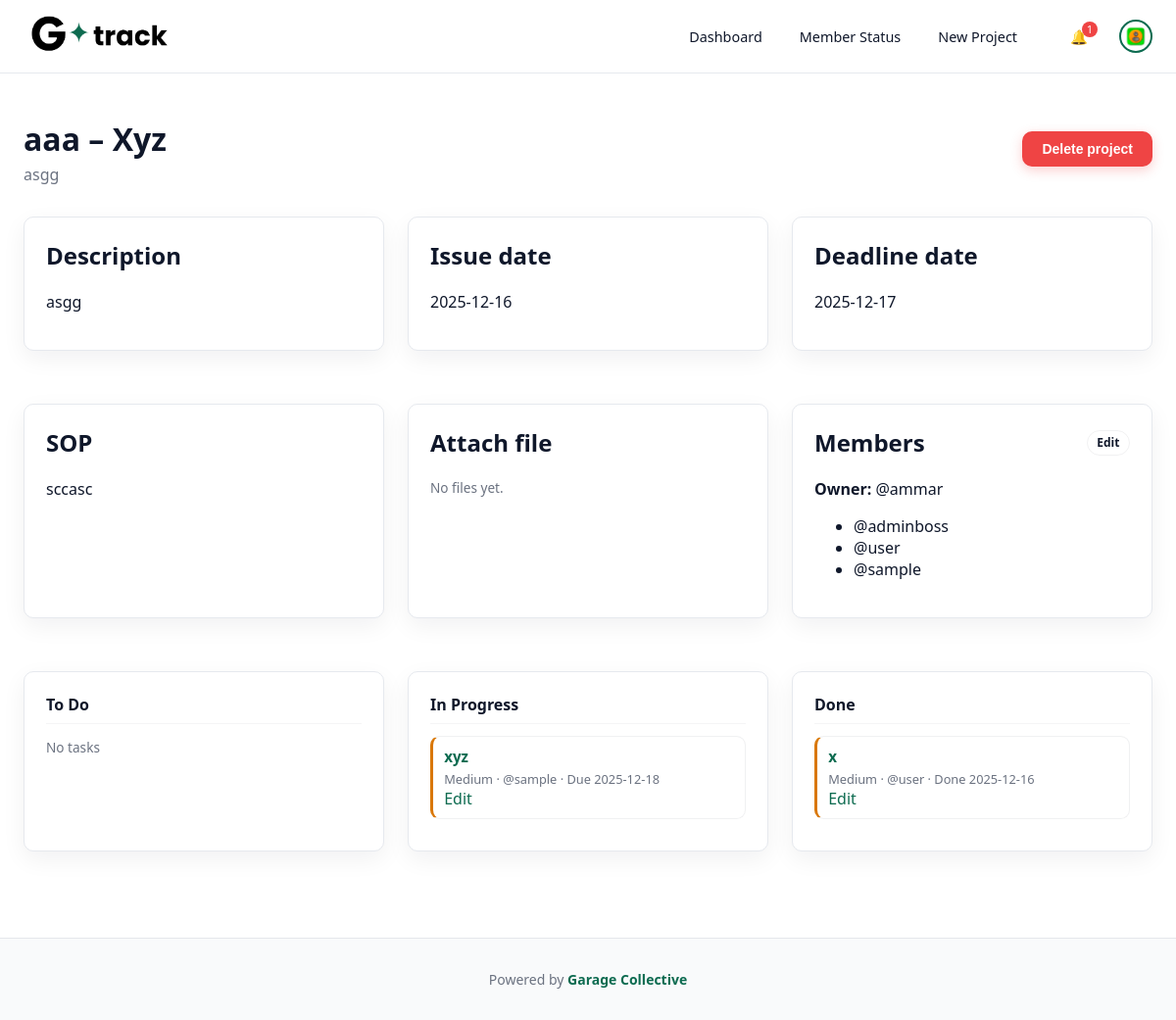
The app's page /projects/18/ (signed in) with its own data.
### board/models.py (models this page shows, shortened)
class Project(models.Model):
    name = models.CharField(max_length=100)
    key = models.CharField(
        max_length=10,
        unique=True,                      # keep this if you want each key only once
        help_text="Short code, e.g. CRM",
    )
    description = models.TextField(blank=True)
    owner = models.ForeignKey(
        User,
        related_name="owned_projects",
        on_delete=models.CASCADE,
    )
    issue_date = models.DateField(null=True, blank=True)
    deadline_date = models.DateField(null=True, blank=True)
    sop = models.TextField(
        blank=True,
        help_text="Step-by-step SOP for this project.",
    )
    reference_url = models.URLField(
        blank=True,
        null=True,
        help_text="Optional: link to docs / design / folder for this project.",
    )
    members = models.ManyToManyField(
        User,
        related_name="projects",
        blank=True,
        help_text="Team members who can see this project.",
    )
    department = models.CharField(
        max_length=50,
        choices=Profile.DEPARTMENT_CHOICES,
        blank=True,
        null=True,
        help_text="Department this project belongs to",
    )
    created_at = models.DateTimeField(auto_now_add=True)
    class Meta:
        ordering = ["name"]

class Issue(models.Model):
    STATUS_CHOICES = [
        ("TODO", "To Do"),
        ("IN_PROGRESS", "In Progress"),
        ("DONE", "Done"),
    ]
    PRIORITY_CHOICES = [
        ("LOW", "Low"),
        ("MEDIUM", "Medium"),
        ("HIGH", "High"),
        ("CRITICAL", "Critical"),
    ]
    project = models.ForeignKey(Project, related_name="issues", on_delete=models.CASCADE)
    title = models.CharField(max_length=200)
    description = models.TextField(blank=True)
    status = models.CharField(max_length=20, choices=STATUS_CHOICES, default="TODO")
    priority = models.CharField(max_length=20, choices=PRIORITY_CHOICES, default="MEDIUM")
    assignee = models.ForeignKey(User, null=True, blank=True, on_delete=models.SET_NULL)
    members = models.ManyToManyField(
        User,
        related_name="issue_memberships",
        blank=True,
    )
    due_date = models.DateField(null=True, blank=True)
    show_on_board = models.BooleanField(
        default=True,
        help_text="If false the issue is hidden from the project's kanban columns but still visible in My Tasks and issue detail."
    )
    created_at = models.DateTimeField(auto_now_add=True)
    updated_at = models.DateTimeField(auto_now=True)
    class Meta:
        ordering = ["-created_at"]
    def is_overdue(self):
        if not self.due_date:
            return False
        if self.status == "DONE":
            return False
        today = timezone.localdate()
        return self.due_date < today

### board/views.py (the view, shortened to what this page needs)
# urls.py: path("projects/<int:pk>/", ProjectBoardView.as_view(), name="project_board"),
class ProjectBoardView(LoginRequiredMixin, DetailView):
    model = Project
    template_name = "board/project_board.html"
    context_object_name = "project"
    def get_queryset(self):
        user = self.request.user
        profile = getattr(user, "profile", None)
        if profile and profile.role == "BOSS":
            return Project.objects.all()
        return Project.objects.filter(
            Q(owner=user) | Q(members=user)
        ).distinct()
    def get_context_data(self, **kwargs):
        ctx = super().get_context_data(**kwargs)
        project = self.object
        ctx["todo"] = project.issues.filter(status="TODO", show_on_board=True)
        ctx["in_progress"] = project.issues.filter(status="IN_PROGRESS", show_on_board=True)
        ctx["done"] = project.issues.filter(status="DONE", show_on_board=True)
        ctx["issue_form"] = IssueForm()
        ctx["project_attachment_form"] = ProjectAttachmentForm()
        return ctx

### board/context_processors.py (called while the page is built)
def user_issue_counts(request):
    if not request.user.is_authenticated:
        return {}
    today = timezone.localdate()
    overdue = Issue.objects.filter(
        assignee=request.user,
        due_date__lt=today
    ).exclude(status="DONE").count()
    open_issues = Issue.objects.filter(
        assignee=request.user
    ).exclude(status="DONE").count()
    return {
        "nav_overdue_count": overdue,
        "nav_open_issue_count": open_issues,
    }

def notifications_context(request):
    if request.user.is_authenticated:
        count = Notification.objects.filter(
            user=request.user,
            is_read=False
        ).count()
    else:
        count = 0
    return {"unread_notifications_count": count}

### board/templates/board/project_board.html (shortened to what this page needs)
{% extends "base.html" %}
{% block content %}
<div class="project-header" style="display:flex;justify-content:space-between;align-items:center;gap:1rem;margin-bottom:1rem;">
  <div>
    <h1 class="page-title">{{ project.key }} – {{ project.name }}</h1>
    <p class="page-subtitle">{{ project.description }}</p>
  </div>
  {% if user.is_authenticated and user.profile.role == "BOSS" or user.is_authenticated and user.profile.role == "LEAD" %}
    <form method="post"
          action="{% url 'project_delete' project.pk %}"
          onsubmit="return confirm('Delete the project {{ project.name }} and all its issues?');">
      <button type="submit" class="btn-danger">Delete project</button>
    </form>
  {% endif %}
</div>
<div class="grid-3 card-grid-top">
  <div class="card">
    <h2>Description</h2>
    <p>{{ project.description|default:"No description yet." }}</p>
  </div>
  <div class="card">
    <h2>Issue date</h2>
    <p>{{ project.issue_date|date:"Y-m-d"|default:"—" }}</p>
  </div>
  <div class="card">
    <h2>Deadline date</h2>
    <p>{{ project.deadline_date|date:"Y-m-d"|default:"—" }}</p>
  </div>
</div>
<div class="grid-3 card-grid-mid">
  <div class="card">
    <h2>SOP</h2>
    {% if project.sop %}
      <p>{{ project.sop|linebreaks }}</p>
    {% else %}
      <p class="empty">No SOP defined yet.</p>
    {% endif %}
  </div>
  <div class="card">
    <h2>Attach file</h2>
    {% if project.attachments.all %}
      <ul>
        {% for att in project.attachments.all %}
          <li>
            <a href="{{ att.file.url }}" target="_blank">{{ att.filename }}</a>
            <span style="font-size:0.8rem;color:#9ca3af;">
              ({{ att.uploaded_by.username }}, {{ att.uploaded_at|date:"Y-m-d H:i" }})
            </span>
          </li>
        {% empty %}
          <li class="empty">No files yet.</li>
        {% endfor %}
      </ul>
    {% else %}
      <p class="empty">No files yet.</p>
    {% endif %}
  </div>
  <div class="card">
    <h2 style="display:flex;justify-content:space-between;align-items:center;">
      Members
      {% if user.profile.role == "BOSS" or user.profile.role == "LEAD" %}
        <a href="{% url 'project_edit_members' project.pk %}"
          class="btn-chip">
          Edit
        </a>
      {% endif %}
    </h2>
    <p><strong>Owner:</strong> @{{ project.owner.username }}</p>
    {% if project.members.all %}
      <ul>
        {% for m in project.members.all %}
          <li>@{{ m.username }}</li>
        {% endfor %}
      </ul>
    {% else %}
      <p class="empty">No extra members assigned.</p>
    {% endif %}
  </div>
</div>
<div class="board-columns">
  <div class="card column">
    <h2>To Do</h2>
    {% if todo %}
      {% for issue in todo %}
        <div class="issue-card priority-{{ issue.priority|lower }} {% if issue.is_overdue %}overdue{% endif %}">
          <div class="issue-title">
            <a href="{% url 'issue_detail' issue.pk %}">{{ issue.title }}</a>
          </div>
          <div class="issue-meta">
            {{ issue.get_priority_display }}
            {% if issue.assignee %} · @{{ issue.assignee.username }}{% endif %}
            {% if issue.due_date %} · Due {{ issue.due_date|date:"Y-m-d" }}{% endif %}
          </div>
          <a href="{% url 'issue_edit' issue.pk %}" class="issue-edit-link">Edit</a>
        </div>
      {% endfor %}
    {% else %}
      <p class="empty">No tasks</p>
    {% endif %}
  </div>
  <div class="card column">
    <h2>In Progress</h2>
    {% if in_progress %}
      {% for issue in in_progress %}
        <div class="issue-card priority-{{ issue.priority|lower }} {% if issue.is_overdue %}overdue{% endif %}">
          <div class="issue-title">
            <a href="{% url 'issue_detail' issue.pk %}">{{ issue.title }}</a>
          </div>
          <div class="issue-meta">
            {{ issue.get_priority_display }}
            {% if issue.assignee %} · @{{ issue.assignee.username }}{% endif %}
            {% if issue.due_date %} · Due {{ issue.due_date|date:"Y-m-d" }}{% endif %}
          </div>
          <a href="{% url 'issue_edit' issue.pk %}" class="issue-edit-link">Edit</a>
        </div>
      {% endfor %}
    {% else %}
      <p class="empty">No tasks</p>
    {% endif %}
  </div>
  <div class="card column">
    <h2>Done</h2>
    {% if done %}
      {% for issue in done %}
        <div class="issue-card priority-{{ issue.priority|lower }} {% if issue.is_overdue %}overdue{% endif %}">
          <div class="issue-title">
            <a href="{% url 'issue_detail' issue.pk %}">{{ issue.title }}</a>
          </div>
          <div class="issue-meta">
            {{ issue.get_priority_display }}
            {% if issue.assignee %} · @{{ issue.assignee.username }}{% endif %}
            {% if issue.due_date %} · Done {{ issue.updated_at|date:"Y-m-d" }}{% endif %}
          </div>
          <a href="{% url 'issue_edit' issue.pk %}" class="issue-edit-link">Edit</a>
        </div>
      {% endfor %}
    {% else %}
      <p class="empty">No tasks</p>
    {% endif %}
  </div>
</div>
{% endblock %}

### static/css/style.css (style rules this page uses)
:root { --bg: #ffffff; --bg-elevated: #f8fafc; --card: #ffffff; --card-contrast: #f3f4f6; --accent: #0D6B50; --accent-soft: rgba(22, 163, 74, 0.08); --text: #0f172a; --muted: #6b7280; --danger: #ef4444; --border: #e6e9ee; --shadow: 0 8px 24px rgba(15, 23, 42, 0.06); }
* { box-sizing: border-box; }
body { margin: 0; font-family: system-ui, -apple-system, BlinkMacSystemFont, "Segoe UI", sans-serif; background: linear-gradient(180deg, #ffffff 0%, #f8fafc 100%); color: var(--text); -webkit-font-smoothing: antialiased; -moz-osx-font-smoothing: grayscale; }
a { color: var(--accent); text-decoration: none; }
.card { background: var(--card); border-radius: 0.75rem; padding: 1.25rem 1.5rem; border: 1px solid var(--border); box-shadow: var(--shadow); color: var(--text); }
.card h1, .card h2 { margin-top: 0; }
.page-title { margin-bottom: 0.25rem; color: var(--text); }
.page-subtitle { margin-top: 0; color: var(--muted); }
.column { background: var(--card-contrast); border-radius: 0.75rem; padding: 0.75rem; border: 1px solid var(--border); }
.column h2 { font-size: 1rem; margin-top: 0; margin-bottom: 0.75rem; border-bottom: 1px solid rgba(14, 20, 32, 0.04); padding-bottom: 0.5rem; }
.issue-card { background: var(--card); border-radius: 0.6rem; padding: 0.6rem 0.7rem; margin-bottom: 0.6rem; border: 1px solid rgba(14,20,32,0.06); transition: transform 0.08s ease-out, box-shadow 0.08s ease-out, border-color 0.1s; }
.issue-title { font-size: 0.95rem; font-weight: 600; color: var(--text); }
.issue-meta { margin-top: 0.25rem; font-size: 0.8rem; color: var(--muted); display: flex; gap: 0.5rem; }
.empty { color: var(--muted); font-size: 0.85rem; }
.priority-medium { border-left: 3px solid #d97706; }
.btn-chip { border: 1px solid rgba(14, 20, 32, 0.06); border-radius: 999px; padding: 0.2rem 0.6rem; background: transparent; color: var(--text); font-size: 0.75rem; cursor: pointer; }
.grid-3 { display: grid; grid-template-columns: repeat(3, minmax(0, 1fr)); gap: 1rem; margin-bottom: 1rem; }
.board-columns { display: grid; grid-template-columns: repeat(3, minmax(0, 1fr)); gap: 1rem; margin-top: 1rem; }
.card-grid-top .card, .card-grid-mid .card { min-height: 120px; }
.card-grid-top, .card-grid-mid { display: grid; grid-template-columns: repeat(3, 1fr); gap: 25px; margin-bottom: 30px; }
.card { padding: 20px; background: var(--card); border-radius: 10px; }
.card-grid-top, .card-grid-mid, .board-columns { display: grid; gap: 1.5rem; }
.card { margin-bottom: 1.5rem; }
.board-columns { display: grid; grid-template-columns: repeat(3, 1fr); gap: 1.5rem; }
.card { padding: 22px; }
.btn-danger { background: #ef4444; color: #ffffff; padding: 10px 20px; border-radius: 10px; border: none; font-size: 14px; font-weight: 600; cursor: pointer; transition: 0.2s ease-in-out; box-shadow: 0 4px 12px rgba(239, 68, 68, 0.25); }

### templates/base.html (style rules this page uses)
body { background: #ffffff !important; color: #111 !important; }

### records on screen
Project: key "aaa", name "Xyz", description "asgg", issue_date "2025-12-16", deadline_date "2025-12-17", sop "sccasc", owner.username "ammar"
Issue: title "xyz", priority "Medium", assignee.username "sample", due_date "2025-12-18"
Issue: title "x", priority "Medium", assignee.username "user", updated_at "2025-12-16"

### other values on screen
{{ unread_notifications_count }} "1"
{{ m.username }} "adminboss"
{{ m.username }} "user"
{{ m.username }} "sample"
